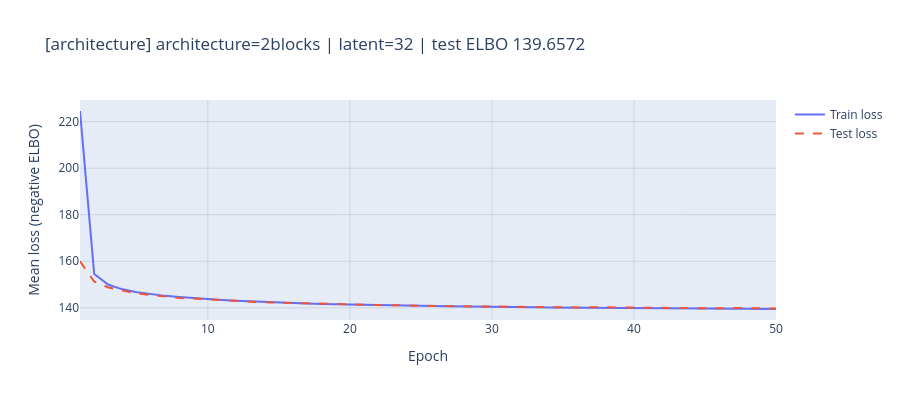
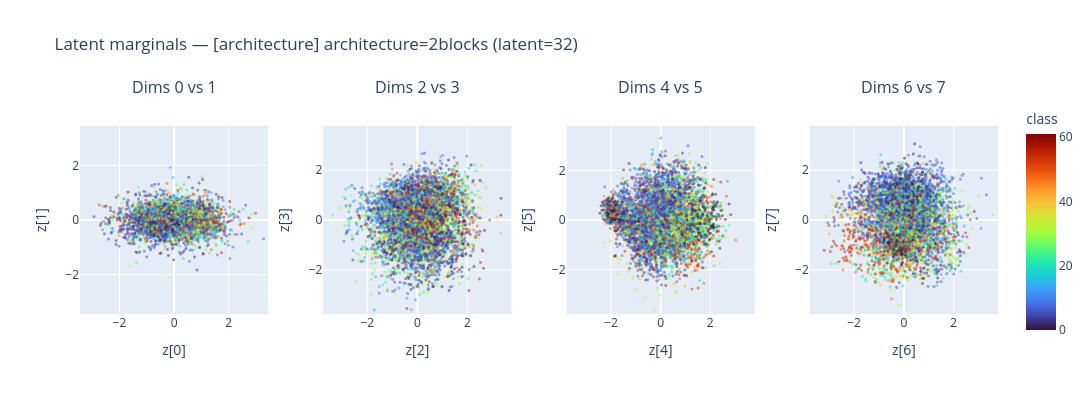
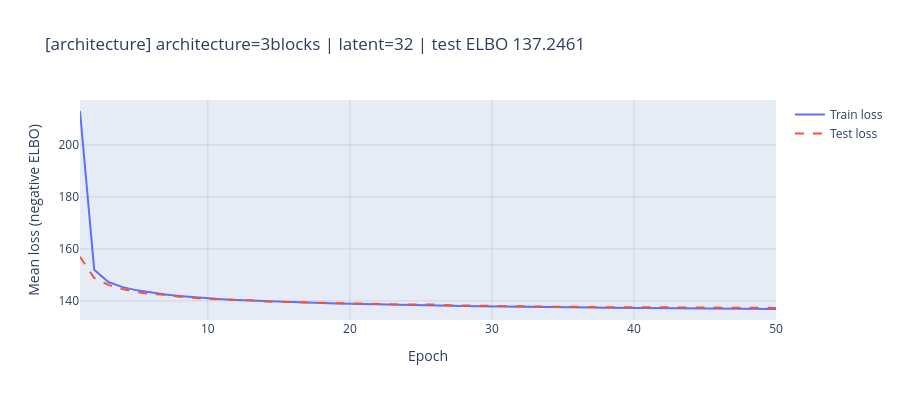

These figures' notebook cell, in order:
### Markdown cell above
### 6.3 Architecture Capacity

### Code cell
# Stage 3 — architecture capacity: 2 vs 3 convolutional blocks
run_search(
    stage='architecture',
    param='architecture',
    candidates=[('2blocks', '2blocks'), ('3blocks', '3blocks')],
)

### Figure 1 — Plotly figure (JSON) as saved in the notebook; plotly's stock layout.template omitted (floating-point values rounded to 4 significant figures)
{"data": [{"mode": "lines", "name": "Train loss", "type": "scatter", "x": [1, 2, 3, 4, 5, 6, 7, 8, 9, 10, 11, 12, 13, 14, 15, 16, 17, 18, 19, 20, 21, 22, 23, 24, 25, 26, 27, 28, 29, 30, 31, 32, 33, 34, 35, 36, 37, 38, 39, 40, 41, 42, 43, 44, 45, 46, 47, 48, 49, 50], "y": [224.6, 154.5, 149.9, 147.9, 146.7, 145.9, 145.1, 144.6, 144.1, 143.7, 143.3, 143.0, 142.7, 142.5, 142.3, 142.0, 141.9, 141.7, 141.5, 141.4, 141.3, 141.2, 141.1, 140.9, 140.8, 140.8, 140.7, 140.6, 140.5, 140.4, 140.4, 140.3, 140.3, 140.2, 140.1, 140.1, 140.0, 140.0, 140.0, 139.8, 139.8, 139.8, 139.8, 139.7, 139.7, 139.7, 139.6, 139.6, 139.6, 139.5]}, {"line": {"dash": "dash"}, "mode": "lines", "name": "Test loss", "type": "scatter", "x": [1, 2, 3, 4, 5, 6, 7, 8, 9, 10, 11, 12, 13, 14, 15, 16, 17, 18, 19, 20, 21, 22, 23, 24, 25, 26, 27, 28, 29, 30, 31, 32, 33, 34, 35, 36, 37, 38, 39, 40, 41, 42, 43, 44, 45, 46, 47, 48, 49, 50], "y": [160.0, 151.3, 148.7, 147.3, 146.1, 145.5, 144.9, 144.2, 144.0, 143.6, 143.2, 142.9, 142.6, 142.4, 142.1, 142.0, 141.9, 141.7, 141.5, 141.5, 141.4, 141.2, 141.1, 141.0, 141.0, 140.8, 140.9, 140.7, 140.6, 140.6, 140.5, 140.6, 140.3, 140.3, 140.2, 140.2, 140.3, 140.2, 140.1, 140.0, 140.1, 139.9, 139.8, 139.9, 139.9, 139.8, 139.9, 139.8, 139.7, 139.7]}], "layout": {"height": 400, "title": {"text": "[architecture] architecture=2blocks | latent=32 | test ELBO 139.6572"}, "width": 900, "xaxis": {"gridcolor": "rgba(0,0,0,0.1)", "showgrid": true, "title": {"text": "Epoch"}}, "yaxis": {"gridcolor": "rgba(0,0,0,0.1)", "showgrid": true, "title": {"text": "Mean loss (negative ELBO)"}}}}

### Figure 2 — Plotly figure (JSON) as saved in the notebook; plotly's stock layout.template omitted (floating-point values rounded to 4 significant figures; data arrays with more than 128 entries replaced by an {"elided": "..."} marker saying what was removed)
{"data": [{"marker": {"cmax": 61, "cmin": 0, "color": {"elided": "5000 int values"}, "colorbar": {"title": {"text": "class"}}, "colorscale": [[0, "#30123b"], [0.07143, "#4145ab"], [0.1429, "#4675ed"], [0.2143, "#39a2fc"], [0.2857, "#1bcfd4"], [0.3571, "#24eca6"], [0.4286, "#61fc6c"], [0.5, "#a4fc3b"], [0.5714, "#d1e834"], [0.6429, "#f3c63a"], [0.7143, "#fe9b2d"], [0.7857, "#f36315"], [0.8571, "#d93806"], [0.9286, "#b11901"], [1, "#7a0402"]], "opacity": 0.5, "showscale": false, "size": 3}, "mode": "markers", "showlegend": false, "type": "scattergl", "x": {"elided": "5000 float values"}, "xaxis": "x", "y": {"elided": "5000 float values"}, "yaxis": "y"}, {"marker": {"cmax": 61, "cmin": 0, "color": {"elided": "5000 int values"}, "colorbar": {"title": {"text": "class"}}, "colorscale": [[0, "#30123b"], [0.07143, "#4145ab"], [0.1429, "#4675ed"], [0.2143, "#39a2fc"], [0.2857, "#1bcfd4"], [0.3571, "#24eca6"], [0.4286, "#61fc6c"], [0.5, "#a4fc3b"], [0.5714, "#d1e834"], [0.6429, "#f3c63a"], [0.7143, "#fe9b2d"], [0.7857, "#f36315"], [0.8571, "#d93806"], [0.9286, "#b11901"], [1, "#7a0402"]], "opacity": 0.5, "showscale": false, "size": 3}, "mode": "markers", "showlegend": false, "type": "scattergl", "x": {"elided": "5000 float values"}, "xaxis": "x2", "y": {"elided": "5000 float values"}, "yaxis": "y2"}, {"marker": {"cmax": 61, "cmin": 0, "color": {"elided": "5000 int values"}, "colorbar": {"title": {"text": "class"}}, "colorscale": [[0, "#30123b"], [0.07143, "#4145ab"], [0.1429, "#4675ed"], [0.2143, "#39a2fc"], [0.2857, "#1bcfd4"], [0.3571, "#24eca6"], [0.4286, "#61fc6c"], [0.5, "#a4fc3b"], [0.5714, "#d1e834"], [0.6429, "#f3c63a"], [0.7143, "#fe9b2d"], [0.7857, "#f36315"], [0.8571, "#d93806"], [0.9286, "#b11901"], [1, "#7a0402"]], "opacity": 0.5, "showscale": false, "size": 3}, "mode": "markers", "showlegend": false, "type": "scattergl", "x": {"elided": "5000 float values"}, "xaxis": "x3", "y": {"elided": "5000 float values"}, "yaxis": "y3"}, {"marker": {"cmax": 61, "cmin": 0, "color": {"elided": "5000 int values"}, "colorbar": {"title": {"text": "class"}}, "colorscale": [[0, "#30123b"], [0.07143, "#4145ab"], [0.1429, "#4675ed"], [0.2143, "#39a2fc"], [0.2857, "#1bcfd4"], [0.3571, "#24eca6"], [0.4286, "#61fc6c"], [0.5, "#a4fc3b"], [0.5714, "#d1e834"], [0.6429, "#f3c63a"], [0.7143, "#fe9b2d"], [0.7857, "#f36315"], [0.8571, "#d93806"], [0.9286, "#b11901"], [1, "#7a0402"]], "opacity": 0.5, "showscale": true, "size": 3}, "mode": "markers", "showlegend": false, "type": "scattergl", "x": {"elided": "5000 float values"}, "xaxis": "x4", "y": {"elided": "5000 float values"}, "yaxis": "y4"}], "layout": {"annotations": [{"font": {"size": 16}, "showarrow": false, "text": "Dims 0 vs 1", "x": 0.1025, "xanchor": "center", "xref": "paper", "y": 1, "yanchor": "bottom", "yref": "paper"}, {"font": {"size": 16}, "showarrow": false, "text": "Dims 2 vs 3", "x": 0.3675, "xanchor": "center", "xref": "paper", "y": 1, "yanchor": "bottom", "yref": "paper"}, {"font": {"size": 16}, "showarrow": false, "text": "Dims 4 vs 5", "x": 0.6325, "xanchor": "center", "xref": "paper", "y": 1, "yanchor": "bottom", "yref": "paper"}, {"font": {"size": 16}, "showarrow": false, "text": "Dims 6 vs 7", "x": 0.8975, "xanchor": "center", "xref": "paper", "y": 1, "yanchor": "bottom", "yref": "paper"}], "height": 420, "title": {"text": "Latent marginals — [architecture] architecture=2blocks (latent=32)"}, "width": 1760, "xaxis": {"anchor": "y", "constrain": "domain", "domain": [0, 0.205], "range": [-3.445, 3.445], "title": {"text": "z[0]"}}, "xaxis2": {"anchor": "y2", "constrain": "domain", "domain": [0.265, 0.47], "range": [-3.761, 3.761], "title": {"text": "z[2]"}}, "xaxis3": {"anchor": "y3", "constrain": "domain", "domain": [0.53, 0.735], "range": [-3.789, 3.789], "title": {"text": "z[4]"}}, "xaxis4": {"anchor": "y4", "constrain": "domain", "domain": [0.795, 1], "range": [-3.771, 3.771], "title": {"text": "z[6]"}}, "yaxis": {"anchor": "x", "constrain": "domain", "domain": [0, 1], "range": [-3.445, 3.445], "scaleanchor": "x", "scaleratio": 1, "title": {"text": "z[1]"}}, "yaxis2": {"anchor": "x2", "constrain": "domain", "domain": [0, 1], "range": [-3.761, 3.761], "scaleanchor": "x2", "scaleratio": 1, "title": {"text": "z[3]"}}, "yaxis3": {"anchor": "x3", "constrain": "domain", "domain": [0, 1], "range": [-3.789, 3.789], "scaleanchor": "x3", "scaleratio": 1, "title": {"text": "z[5]"}}, "yaxis4": {"anchor": "x4", "constrain": "domain", "domain": [0, 1], "range": [-3.771, 3.771], "scaleanchor": "x4", "scaleratio": 1, "title": {"text": "z[7]"}}}}

### Figure 3 — Plotly figure (JSON) as saved in the notebook; plotly's stock layout.template omitted (floating-point values rounded to 4 significant figures)
{"data": [{"mode": "lines", "name": "Train loss", "type": "scatter", "x": [1, 2, 3, 4, 5, 6, 7, 8, 9, 10, 11, 12, 13, 14, 15, 16, 17, 18, 19, 20, 21, 22, 23, 24, 25, 26, 27, 28, 29, 30, 31, 32, 33, 34, 35, 36, 37, 38, 39, 40, 41, 42, 43, 44, 45, 46, 47, 48, 49, 50], "y": [213.0, 152.0, 147.3, 145.3, 144.0, 143.1, 142.4, 141.9, 141.4, 141.0, 140.6, 140.3, 140.1, 139.9, 139.7, 139.5, 139.3, 139.2, 139.0, 138.9, 138.8, 138.6, 138.5, 138.4, 138.3, 138.2, 138.2, 138.0, 138.0, 137.9, 137.8, 137.7, 137.7, 137.6, 137.6, 137.5, 137.4, 137.4, 137.3, 137.2, 137.3, 137.2, 137.1, 137.1, 137.0, 137.0, 137.0, 136.9, 136.9, 136.9]}, {"line": {"dash": "dash"}, "mode": "lines", "name": "Test loss", "type": "scatter", "x": [1, 2, 3, 4, 5, 6, 7, 8, 9, 10, 11, 12, 13, 14, 15, 16, 17, 18, 19, 20, 21, 22, 23, 24, 25, 26, 27, 28, 29, 30, 31, 32, 33, 34, 35, 36, 37, 38, 39, 40, 41, 42, 43, 44, 45, 46, 47, 48, 49, 50], "y": [157.0, 148.8, 146.1, 144.6, 143.3, 142.6, 142.3, 141.6, 141.2, 140.7, 140.6, 140.4, 140.2, 139.8, 139.6, 139.5, 139.5, 139.3, 139.2, 138.9, 138.9, 138.6, 138.7, 138.6, 138.6, 138.6, 138.3, 138.2, 138.3, 138.1, 138.0, 138.1, 138.0, 137.7, 137.7, 137.8, 137.6, 137.6, 137.6, 137.6, 137.5, 137.5, 137.4, 137.4, 137.5, 137.4, 137.3, 137.4, 137.2, 137.3]}], "layout": {"height": 400, "title": {"text": "[architecture] architecture=3blocks | latent=32 | test ELBO 137.2461"}, "width": 900, "xaxis": {"gridcolor": "rgba(0,0,0,0.1)", "showgrid": true, "title": {"text": "Epoch"}}, "yaxis": {"gridcolor": "rgba(0,0,0,0.1)", "showgrid": true, "title": {"text": "Mean loss (negative ELBO)"}}}}
